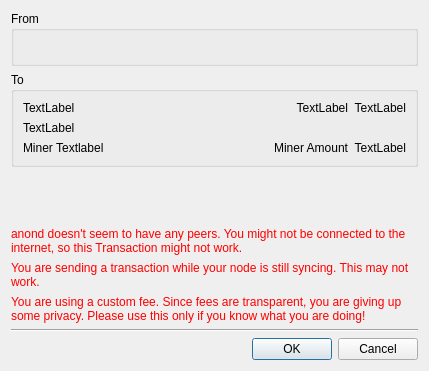
<?xml version="1.0" encoding="UTF-8"?>
<ui version="4.0">
 <class>confirm</class>
 <widget class="QDialog" name="confirm">
  <property name="geometry">
   <rect>
    <x>0</x>
    <y>0</y>
    <width>429</width>
    <height>371</height>
   </rect>
  </property>
  <property name="windowTitle">
   <string>Confirm Transaction</string>
  </property>
  <layout class="QVBoxLayout" name="verticalLayout">
   <item>
    <widget class="QGroupBox" name="groupBox">
     <property name="title">
      <string>From</string>
     </property>
     <layout class="QVBoxLayout" name="verticalLayout_2">
      <item>
       <widget class="QLabel" name="sendFrom">
        <property name="text">
         <string/>
        </property>
        <property name="wordWrap">
         <bool>true</bool>
        </property>
       </widget>
      </item>
     </layout>
    </widget>
   </item>
   <item>
    <widget class="QGroupBox" name="sendToAddrs">
     <property name="title">
      <string>To</string>
     </property>
     <layout class="QGridLayout" name="gridLayout">
      <item row="0" column="2">
       <widget class="QLabel" name="AmtUSD1">
        <property name="sizePolicy">
         <sizepolicy hsizetype="Minimum" vsizetype="Preferred">
          <horstretch>0</horstretch>
          <verstretch>0</verstretch>
         </sizepolicy>
        </property>
        <property name="text">
         <string notr="true">TextLabel</string>
        </property>
        <property name="alignment">
         <set>Qt::AlignRight|Qt::AlignTrailing|Qt::AlignVCenter</set>
        </property>
       </widget>
      </item>
      <item row="1" column="0" colspan="3">
       <widget class="QLabel" name="Memo1">
        <property name="text">
         <string notr="true">TextLabel</string>
        </property>
        <property name="wordWrap">
         <bool>true</bool>
        </property>
       </widget>
      </item>
      <item row="0" column="0">
       <widget class="QLabel" name="Addr1">
        <property name="text">
         <string notr="true">TextLabel</string>
        </property>
        <property name="wordWrap">
         <bool>true</bool>
        </property>
       </widget>
      </item>
      <item row="2" column="2">
       <widget class="QLabel" name="minerFeeUSD">
        <property name="sizePolicy">
         <sizepolicy hsizetype="Minimum" vsizetype="Preferred">
          <horstretch>0</horstretch>
          <verstretch>0</verstretch>
         </sizepolicy>
        </property>
        <property name="text">
         <string notr="true">TextLabel</string>
        </property>
        <property name="alignment">
         <set>Qt::AlignRight|Qt::AlignTrailing|Qt::AlignVCenter</set>
        </property>
       </widget>
      </item>
      <item row="2" column="0">
       <widget class="QLabel" name="labelMinerFee">
        <property name="text">
         <string notr="true">Miner Textlabel</string>
        </property>
       </widget>
      </item>
      <item row="0" column="1">
       <widget class="QLabel" name="Amt1">
        <property name="sizePolicy">
         <sizepolicy hsizetype="Expanding" vsizetype="Preferred">
          <horstretch>0</horstretch>
          <verstretch>0</verstretch>
         </sizepolicy>
        </property>
        <property name="text">
         <string notr="true">TextLabel</string>
        </property>
        <property name="alignment">
         <set>Qt::AlignRight|Qt::AlignTrailing|Qt::AlignVCenter</set>
        </property>
       </widget>
      </item>
      <item row="2" column="1">
       <widget class="QLabel" name="minerFee">
        <property name="sizePolicy">
         <sizepolicy hsizetype="Expanding" vsizetype="Preferred">
          <horstretch>0</horstretch>
          <verstretch>0</verstretch>
         </sizepolicy>
        </property>
        <property name="text">
         <string notr="true">Miner Amount</string>
        </property>
        <property name="alignment">
         <set>Qt::AlignRight|Qt::AlignTrailing|Qt::AlignVCenter</set>
        </property>
       </widget>
      </item>
     </layout>
    </widget>
   </item>
   <item>
    <spacer name="verticalSpacer">
     <property name="orientation">
      <enum>Qt::Vertical</enum>
     </property>
     <property name="sizeHint" stdset="0">
      <size>
       <width>20</width>
       <height>40</height>
      </size>
     </property>
    </spacer>
   </item>
   <item>
    <widget class="QLabel" name="nopeersWarning">
     <property name="styleSheet">
      <string notr="true">color: red;</string>
     </property>
     <property name="text">
      <string>anond doesn't seem to have any peers. You might not be connected to the internet, so this Transaction might not work.</string>
     </property>
     <property name="wordWrap">
      <bool>true</bool>
     </property>
    </widget>
   </item>
   <item>
    <widget class="QLabel" name="syncingWarning">
     <property name="styleSheet">
      <string notr="true">color: red;</string>
     </property>
     <property name="text">
      <string>You are sending a transaction while your node is still syncing. This may not work.</string>
     </property>
     <property name="wordWrap">
      <bool>true</bool>
     </property>
    </widget>
   </item>
   <item>
    <widget class="QLabel" name="warningLabel">
     <property name="styleSheet">
      <string notr="true">color: red;</string>
     </property>
     <property name="text">
      <string>You are using a custom fee. Since fees are transparent, you are giving up some privacy. Please use this only if you know what you are doing!</string>
     </property>
     <property name="wordWrap">
      <bool>true</bool>
     </property>
    </widget>
   </item>
   <item>
    <widget class="Line" name="line">
     <property name="orientation">
      <enum>Qt::Horizontal</enum>
     </property>
    </widget>
   </item>
   <item>
    <widget class="QDialogButtonBox" name="buttonBox">
     <property name="orientation">
      <enum>Qt::Horizontal</enum>
     </property>
     <property name="standardButtons">
      <set>QDialogButtonBox::Cancel|QDialogButtonBox::Ok</set>
     </property>
    </widget>
   </item>
  </layout>
 </widget>
 <resources/>
 <connections>
  <connection>
   <sender>buttonBox</sender>
   <signal>accepted()</signal>
   <receiver>confirm</receiver>
   <slot>accept()</slot>
   <hints>
    <hint type="sourcelabel">
     <x>248</x>
     <y>254</y>
    </hint>
    <hint type="destinationlabel">
     <x>157</x>
     <y>274</y>
    </hint>
   </hints>
  </connection>
  <connection>
   <sender>buttonBox</sender>
   <signal>rejected()</signal>
   <receiver>confirm</receiver>
   <slot>reject()</slot>
   <hints>
    <hint type="sourcelabel">
     <x>316</x>
     <y>260</y>
    </hint>
    <hint type="destinationlabel">
     <x>286</x>
     <y>274</y>
    </hint>
   </hints>
  </connection>
 </connections>
</ui>
